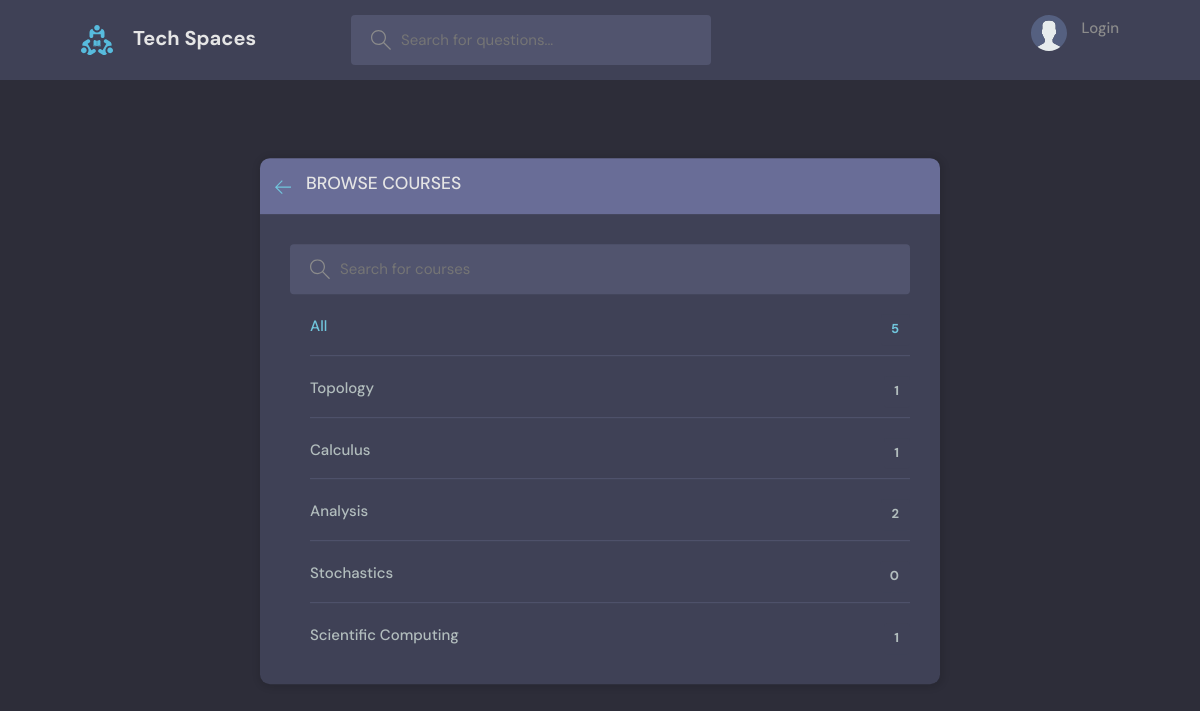
/courses/all/, run on the app's committed database.
### core/models.py (models this page shows)
class Course(models.Model):
    name = models.CharField(max_length=200)
    def __str__(self):
        return self.name

### core/views.py (the view)
# urls.py: path('courses/all/', views.AllCoursesView.as_view(), name='all_courses'),
class AllCoursesView(View):
    def get(self, request):
        question_count = Question.objects.all().count()
        query = request.GET.get('query') if request.GET.get('query') else ""
        courses = Course.objects.filter(name__icontains=query)
        context = {
            'courses': courses,
            'question_count': question_count,
        }
        return render(request, 'core/all_courses.html', context)

### core/templates/core/all_courses.html (shortened to what this page needs)
{% extends 'core/base.html' %}
{% block content %}
    <main class="create-room layout">
      <div class="container">
        <div class="layout__box">
          <div class="layout__boxHeader">
            <div class="layout__boxTitle">
              <a href="{% url 'home' %}">
                <svg version="1.1" xmlns="http://www.w3.org/2000/svg" width="32" height="32" viewBox="0 0 32 32">
                  <title>arrow-left</title>
                  <path
                    d="M13.723 2.286l-13.723 13.714 13.719 13.714 1.616-1.611-10.96-10.96h27.625v-2.286h-27.625l10.965-10.965-1.616-1.607z"
                  ></path>
                </svg>
              </a>
              <h3>Browse Courses</h3>
            </div>
          </div>
          <div class="topics-page layout__body">
            <form class="header__search" action='{% url "all_courses" %}'>
              <label>
                <input name="query" placeholder="Search for courses" />
              </label>
            </form>
            <ul class="topics__list">
              <li>
                <a href="{% url 'all_courses' %}" class="active">All <span>{{ courses.count }}</span></a>
              </li>
            {% for course in courses %}
              <li>
                <a href="{% url 'home' %}?query={{ course }}" >{{ course }} <span>
                {{ course.question_set.all.count }}</span></a>
              </li>
            {% endfor %}
            </ul>
          </div>
        </div>
      </div>
    </main>
{% endblock content %}

### core/static/core/css/main.css (style rules this page uses)
:root { --color-main: #71c6dd; --color-main-light: #e1f6fb; --color-dark: #3f4156; --color-dark-medium: #51546e; --color-dark-light: #696d97; --color-light: #e5e5e5; --color-gray: #8b8b8b; --color-light-gray: #b2bdbd; --color-bg: #2d2d39; --color-success: #5dd693; --color-error: #fc4b0b; }
* { font-family: "DM Sans", -apple-system, BlinkMacSystemFont, "Segoe UI", Roboto, Oxygen, Ubuntu, Cantarell, "Open Sans", "Helvetica Neue", sans-serif; margin: 0; padding: 0; box-sizing: border-box; text-rendering: optimizeLegibility; font-size: inherit; }
html { font-size: 56.25%; }
@media only screen and (min-width: 1200px) { html { font-size: 62.5%; } }
body { line-height: 1.6; font-weight: 400; font-size: 1.5rem; color: var(--color-light-gray); background-color: var(--color-bg); min-height: 100vh; }
a { display: inline-block; color: var(--color-main); text-decoration: none; }
.container { max-width: 120rem; width: 90%; margin: auto; }
.header__search > label { background-color: var(--color-dark-medium); padding: 1.3rem 1rem; display: flex; align-items: center; gap: 1rem; border-radius: 4px; }
.header__search svg { fill: var(--color-gray); width: 2rem; height: 2rem; margin-left: 1rem; }
.header__search input { width: 30rem; background: transparent; border: none; outline: none; color: var(--color-light); }
.layout { margin-top: 2.4rem; }
.layout > .container { display: flex; justify-content: space-between; align-items: flex-start; }
.layout__box { width: 90%; max-width: 48rem; min-height: 40rem; position: absolute; top: 50%; left: 50%; transform: translate(-50%, -46%); background-color: var(--color-dark); border-radius: 1rem; box-shadow: 1px 1px 6px 3px rgba(0, 0, 0, 0.1); overflow: hidden; }
.layout__boxHeader { display: flex; padding: 1.5rem; background-color: var(--color-dark-light); }
.layout__boxTitle { display: flex; gap: 1.5rem; align-items: center; }
.layout__boxTitle h3 { text-transform: uppercase; font-weight: 500; color: var(--color-light); }
.layout__boxTitle svg { width: 1.6rem; height: 1.6rem; fill: var(--color-main); }
.layout__body { margin: 3rem; }
.topics__list { list-style: none; }
.topics__list li a { display: flex; justify-content: space-between; margin-bottom: 3rem; font-weight: 500; color: var(--color-light-gray); transition: all 0.3s ease-in-out; }
.topics__list li a.active, .topics__list li a:hover { color: var(--color-main); }
.topics__list li a span { padding: 0.5rem 1rem; background-color: var(--color-dark); border-radius: 3px; font-size: 1.3rem; font-weight: 700; letter-spacing: 1px; }
.topics-page .topics__list li:not(:last-child) a { margin: 2rem 0; padding-bottom: 1rem; text-decoration: none; border-bottom: 1px solid var(--color-dark-medium); }
.topics-page .header__search { display: block; }
.create-room.layout .layout__box { max-width: 68rem; }

### data on the page
Course: name "Topology", question_set.all.count "1"
Course: name "Calculus", question_set.all.count "1"
Course: name "Analysis", question_set.all.count "2"
Course: name "Stochastics", question_set.all.count "0"
Course: name "Scientific Computing", question_set.all.count "1"

### other printed values
{{ courses.count }} "5"
